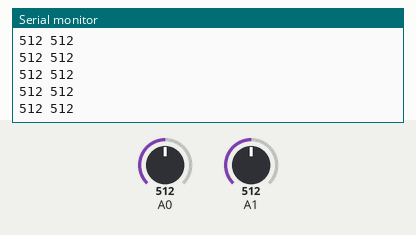
The sketch below on a simulated Arduino Uno, built with avr-gcc and run on an emulated ATmega328P. On the bench: the last lines printed to the serial monitor. Inputs (shaded band) come from the test bench; at power-on: A0 = 512, A1 = 512.

Above: at 1.2 s.
1.3 s: A0 set to 716
At 1.33 s:
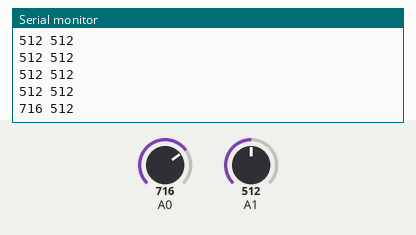
4.3 s: A1 set to 716
At 4.31 s:
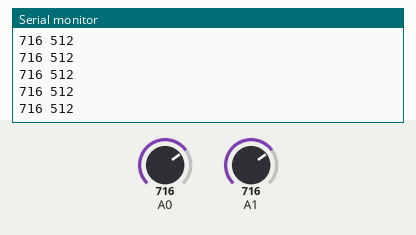
5.8 s: A0 set to 900
At 5.83 s:
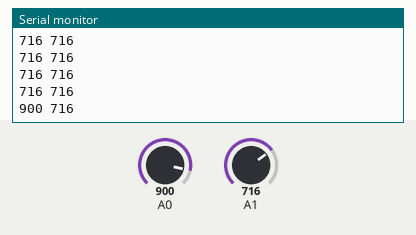
7.3 s: A1 set to 900
At 7.34 s:
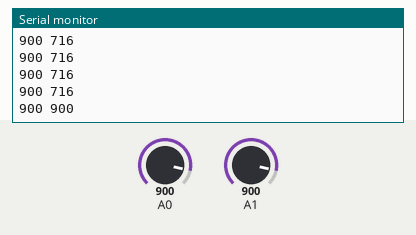
Timing chart, 0 to 9.8 s (numbered marks = the images above; inputs shaded):
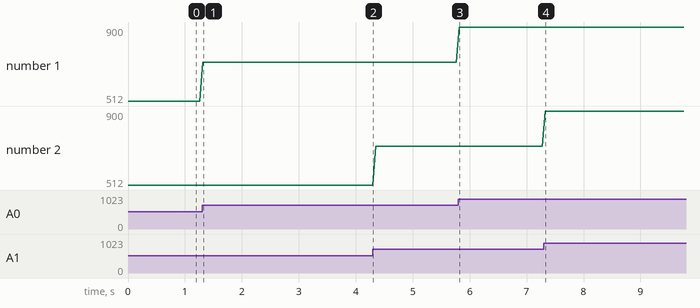

Measured:
- after the input at 1.3 s, the serial monitor: prints a new line at once (image 1)
- after the input at 5.8 s, the serial monitor: prints a new line at once (image 3)
- after the input at 7.3 s, the serial monitor: prints a new line at once (image 4)
- plotted number 1: 512 → 716 after the input at 1.3 s, 716 → 900 after the input at 5.8 s

The sketch:

serialGraph.ino
```cpp
// analog-plot
//
// Read analog values from A0 and A1 and print them to serial port.
//
// electronut.in

#include "Arduino.h"

void setup()
{
  // initialize serial comms
  pinMode(A0, INPUT);
  pinMode(A1, INPUT);
  Serial.begin(9600);
}

void loop()
{
  // read A0
  int val1 = analogRead(A0);
  // read A1
  int val2 = analogRead(A1);
  // print to serial
  Serial.print(val1);
  Serial.print(" ");
  Serial.print(val2);
  Serial.print("\n");
  // wait
  delay(50);
}
```
